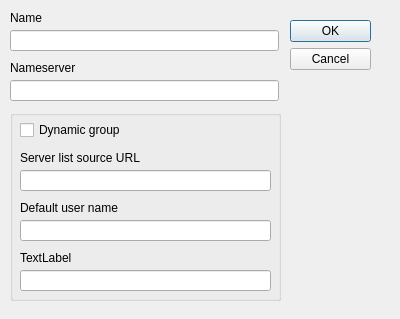
<?xml version="1.0" encoding="UTF-8"?>
<ui version="4.0">
 <class>AddGroupDialog</class>
 <widget class="QDialog" name="AddGroupDialog">
  <property name="geometry">
   <rect>
    <x>0</x>
    <y>0</y>
    <width>400</width>
    <height>319</height>
   </rect>
  </property>
  <property name="windowTitle">
   <string>Edit group</string>
  </property>
  <widget class="QDialogButtonBox" name="buttonBox">
   <property name="geometry">
    <rect>
     <x>290</x>
     <y>20</y>
     <width>81</width>
     <height>81</height>
    </rect>
   </property>
   <property name="orientation">
    <enum>Qt::Vertical</enum>
   </property>
   <property name="standardButtons">
    <set>QDialogButtonBox::Cancel|QDialogButtonBox::Ok</set>
   </property>
  </widget>
  <widget class="QLabel" name="label">
   <property name="geometry">
    <rect>
     <x>10</x>
     <y>60</y>
     <width>74</width>
     <height>16</height>
    </rect>
   </property>
   <property name="text">
    <string>Nameserver</string>
   </property>
  </widget>
  <widget class="QLabel" name="label_2">
   <property name="geometry">
    <rect>
     <x>10</x>
     <y>10</y>
     <width>36</width>
     <height>16</height>
    </rect>
   </property>
   <property name="text">
    <string>Name</string>
   </property>
  </widget>
  <widget class="QLineEdit" name="Name">
   <property name="geometry">
    <rect>
     <x>10</x>
     <y>30</y>
     <width>269</width>
     <height>21</height>
    </rect>
   </property>
  </widget>
  <widget class="QLineEdit" name="Dns">
   <property name="geometry">
    <rect>
     <x>10</x>
     <y>80</y>
     <width>269</width>
     <height>21</height>
    </rect>
   </property>
  </widget>
  <widget class="QGroupBox" name="groupBox">
   <property name="geometry">
    <rect>
     <x>10</x>
     <y>110</y>
     <width>271</width>
     <height>191</height>
    </rect>
   </property>
   <property name="title">
    <string/>
   </property>
   <widget class="QCheckBox" name="dynamic">
    <property name="geometry">
     <rect>
      <x>10</x>
      <y>10</y>
      <width>211</width>
      <height>20</height>
     </rect>
    </property>
    <property name="text">
     <string>Dynamic group</string>
    </property>
   </widget>
   <widget class="QLabel" name="label_3">
    <property name="geometry">
     <rect>
      <x>10</x>
      <y>40</y>
      <width>191</width>
      <height>16</height>
     </rect>
    </property>
    <property name="text">
     <string>Server list source URL</string>
    </property>
   </widget>
   <widget class="QLineEdit" name="source">
    <property name="geometry">
     <rect>
      <x>10</x>
      <y>60</y>
      <width>251</width>
      <height>21</height>
     </rect>
    </property>
   </widget>
   <widget class="QLabel" name="label_4">
    <property name="geometry">
     <rect>
      <x>10</x>
      <y>90</y>
      <width>161</width>
      <height>16</height>
     </rect>
    </property>
    <property name="text">
     <string>Default user name</string>
    </property>
   </widget>
   <widget class="QLineEdit" name="user">
    <property name="geometry">
     <rect>
      <x>10</x>
      <y>110</y>
      <width>251</width>
      <height>21</height>
     </rect>
    </property>
   </widget>
   <widget class="QLabel" name="label_5">
    <property name="geometry">
     <rect>
      <x>10</x>
      <y>140</y>
      <width>59</width>
      <height>16</height>
     </rect>
    </property>
    <property name="text">
     <string>TextLabel</string>
    </property>
   </widget>
   <widget class="QLineEdit" name="pass">
    <property name="geometry">
     <rect>
      <x>10</x>
      <y>160</y>
      <width>251</width>
      <height>21</height>
     </rect>
    </property>
    <property name="echoMode">
     <enum>QLineEdit::PasswordEchoOnEdit</enum>
    </property>
   </widget>
  </widget>
 </widget>
 <resources/>
 <connections>
  <connection>
   <sender>buttonBox</sender>
   <signal>accepted()</signal>
   <receiver>AddGroupDialog</receiver>
   <slot>accept()</slot>
   <hints>
    <hint type="sourcelabel">
     <x>248</x>
     <y>254</y>
    </hint>
    <hint type="destinationlabel">
     <x>157</x>
     <y>274</y>
    </hint>
   </hints>
  </connection>
  <connection>
   <sender>buttonBox</sender>
   <signal>rejected()</signal>
   <receiver>AddGroupDialog</receiver>
   <slot>reject()</slot>
   <hints>
    <hint type="sourcelabel">
     <x>316</x>
     <y>260</y>
    </hint>
    <hint type="destinationlabel">
     <x>286</x>
     <y>274</y>
    </hint>
   </hints>
  </connection>
 </connections>
</ui>
